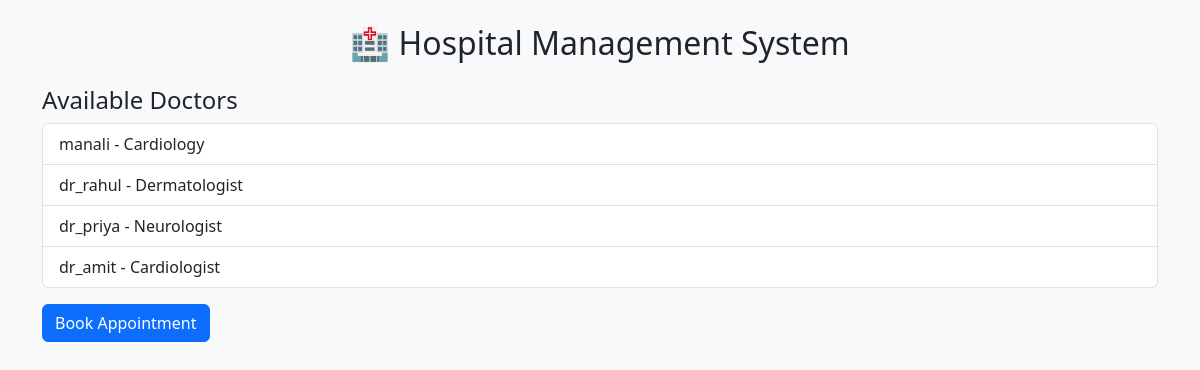
/home/, run on the app's committed database.
### myapp/models.py (models this page shows, shortened)
class Doctor(models.Model):
    user = models.OneToOneField(User, on_delete=models.CASCADE)
    specialization = models.CharField(max_length=100)
    phone = models.CharField(max_length=15)

### myapp/views.py (the view)
# urls.py: 2. Add a URL to urlpatterns:  path('', views.home, name='home')
def home(request):
    doctors = Doctor.objects.all()
    return render(request, 'myapp/home.html', {'doctors': doctors})

### templates/myapp/home.html (shortened to what this page needs)
<!DOCTYPE html>
<html>
<head>
    <link href="https://cdn.jsdelivr.net/npm/bootstrap@5.3.0/dist/css/bootstrap.min.css" rel="stylesheet">
</head>
<body class="bg-light">
<div class="container mt-4">
    <h2 class="text-center">🏥 Hospital Management System</h2>
    <h4 class="mt-4">Available Doctors</h4>
    <ul class="list-group">
        {% for doctor in doctors %}
        <li class="list-group-item">
            {{ doctor.user.username }} - {{ doctor.specialization }}
        </li>
        {% endfor %}
    </ul>
    <a href="/book/" class="btn btn-primary mt-3">Book Appointment</a>
</div>
</body>
</html>

### data on the page
Doctor: user.username "manali", specialization "Cardiology"
Doctor: user.username "dr_rahul", specialization "Dermatologist"
Doctor: user.username "dr_priya", specialization "Neurologist"
Doctor: user.username "dr_amit", specialization "Cardiologist"
